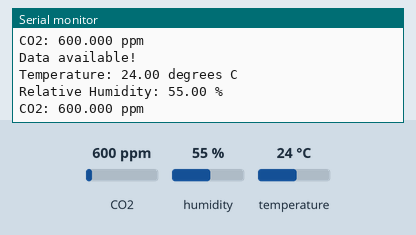
This sketch was run on a simulated Arduino Nano, built with avr-gcc and run on an emulated ATmega328P. Shown: the last lines printed to the serial monitor. The test bench sets the inputs (shaded band); at power-on: CO2 600 ppm, humidity 55 %, temperature 24 °C.

Above: at 6.8 s.
6.9 s: CO2 set to 452 ppm
At 13.2 s:
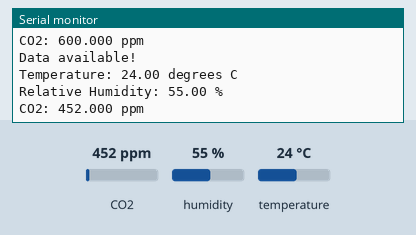
13.6 s: humidity set to 22 %
At 19.1 s:
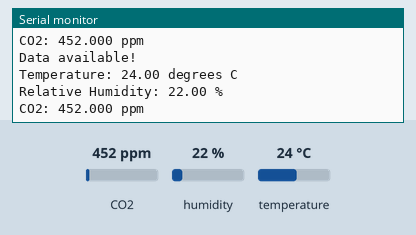
20.3 s: temperature set to 12 °C
At 25.0 s:
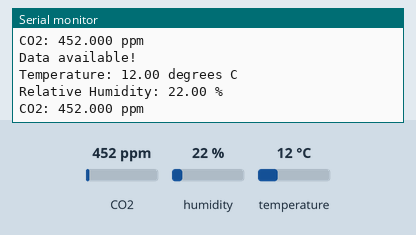

The sketch:

c02_demo.ino
```cpp
// Basic demo for readings from Adafruit SCD30

// Refer to https://learn.adafruit.com/adafruit-scd30/arduino for additional info
// Demo below is also from above link

/*  This code only uses one SCD-30 sensor and has the Adafruit DEMO
 *   as well as an excel data transfer demo for one sensor*/
#include <Adafruit_SCD30.h>

// setup scd-30 object
Adafruit_SCD30  scd30;

// sda -> nano pin 4
// scl -> nano pin 5

void setup(void) {
  Serial.begin(115200);
  while (!Serial) delay(10);     // pause until serial monitor is open

//  Serial.println("Adafruit SCD30 test!");

  // Try to initialize! Continue until SCD-30 chip is found
  if (!scd30.begin()) {
    Serial.println("Failed to find SCD30 chip");
    while (1) { delay(10); }
  }
  Serial.println("SCD30 Found!");

}

void loop() {
  if (scd30.dataReady()){
    Serial.println("Data available!");

    if (!scd30.read()){ Serial.println("Error reading sensor data"); return; }

    // **
    Serial.print("Temperature: ");
    Serial.print(scd30.temperature);
    Serial.println(" degrees C");

    Serial.print("Relative Humidity: ");
    Serial.print(scd30.relative_humidity);
    Serial.println(" %");


//  print full infromation to serial monitor
    Serial.print("CO2: ");
    Serial.print(scd30.CO2, 3);
    Serial.println(" ppm");
    Serial.println("");

    /* If you want to do excel streaming, leave the below Serial print command and
     * comment out everything above this line up to the ** mark. Otherwise, leave commented
     */
    // print just co2 data
//    Serial.println(scd30.CO2, 3);

  } else {
    Serial.println("No data");
  }

  // 6 second delay (10 data points per minute)
  delay(6000);
}
```

Measured:
- after the input at 6.9 s, the serial monitor: prints a new line after 5.1 s (image 1)
- after the input at 13.6 s, the serial monitor: prints a new line after 4.4 s (image 2)
- after the input at 20.3 s, the serial monitor: prints a new line after 3.7 s (image 3)
